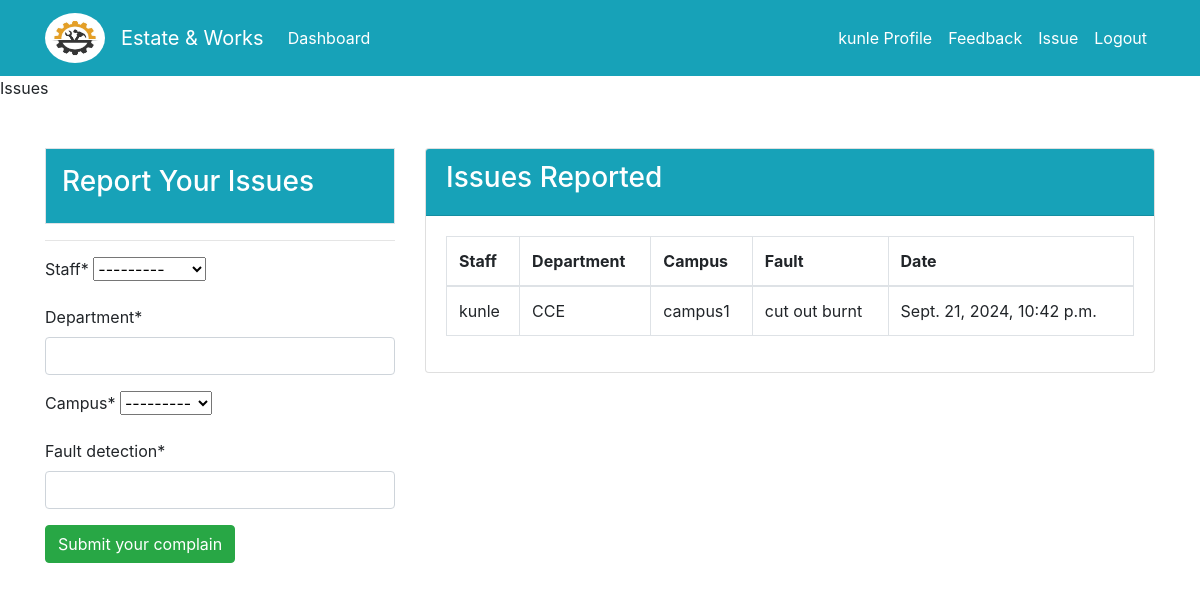
Screenshot of /dashboard/issue (signed in) with the database file from the repository.
### dashboard/models.py (models this page shows)
class Issue(models.Model):
        staff = models.ForeignKey(User, on_delete=models.CASCADE, null=True)
        department = models.CharField(max_length=100)
        campus = models.CharField(max_length=10, choices=CAMPUSES, null=True)
        fault_detection = models.CharField(max_length=100,null=True)
        date_reported = models.DateTimeField(auto_now_add=True, editable=False)

### dashboard/views.py (the view)
# urls.py: path('dashboard/issue', views.issuePage, name='dashboard-issue'),
@login_required(login_url='user-login')
def issuePage(request):
    items = Issue.objects.all() #object relational model
    if request.method == 'POST':
        form = IssueForm(request.POST)
        if form.is_valid:
            form.save()
            return redirect('dashboard-index')
    else:
        form = IssueForm()
    context = {
        'items': items,
        'form': form,
    }
    return render(request, "dashboard_template/issue.html", context)

### dashboard/forms.py
class IssueForm(forms.ModelForm):
    class Meta:
        model = Issue
        fields = ['staff', 'department', 'campus', 'fault_detection']

### templates/dashboard_template/issue.html
{% include "partials/navitems.html" %} {% block title %} Issues {% endblock %}
{% load crispy_forms_tags %} {% block content %}
<div class="container">
  <div class="row mt-5">
    <div class="col-md-4">
      <div class="border p-3 text-white bg-info">
        <h3>Report Your Issues</h3>
      </div>
      <hr />
      <form method="post">
        {% csrf_token %} {{ form|crispy }}
        <input
          type="submit"
          value="Submit your complain"
          class="btn btn-success"
        />
      </form>
    </div>
    <div class="col">
      <div class="card">
        <div class="card-header bg-info text-white">
          <h3>Issues Reported</h3>
        </div>
        <div class="card-body">
          <table class="table table-bordered">
            <thead>
              <tr>
                <th scope="row">Staff</th>
                <th scope="row">Department</th>
                <th scope="row">Campus</th>
                <th scope="row">Fault</th>
                <th scope="row">Date</th>
              </tr>
            </thead>
            <tbody>
              {% for item in items %} {% if item.staff == user %}
              <tr>
                <td>{{item.staff}}</td>
                <td>{{item.department}}</td>
                <td>{{item.campus}}</td>
                <td>{{item.fault_detection}}</td>
                <td>{{item.date_reported}}</td>
              </tr>
              {% endif %} {% endfor %}
            </tbody>
          </table>
        </div>
      </div>
    </div>
  </div>
</div>
{% endblock %}

### templates/partials/nav.html (shortened to what this page needs)
{% load static %}
<nav class="navbar navbar-expand-lg navbar-info bg-info">
  <div class="container">
    <img
      src="{% static 'image/helmet5.jpeg' %}"
      alt=""
      class="navbar-brand"
      style="height: 60px; width: 60px; border-radius: 50%"
    />
    <a class="navbar-brand text-white" href="{% url 'dashboard-index' %}"
      >Estate & Works</a
    >
    {% if user.is_authenticated %}
    <div class="collapse navbar-collapse" id="navbarSupportedContent">
      <ul class="navbar-nav mr-auto">
        <li class="nav-item active">
          <a class="nav-link text-white" href="{% url 'dashboard-index' %}"
            >Dashboard <span class="sr-only">(current)</span></a
          >
        </li>
      </ul>
      <ul class="navbar-nav ml-auto">
        <li class="nav-item active">
          <a class="nav-link text-white" href="{% url 'user-profile' %}">
            {{user.username}} Profile <span class="sr-only">(current)</span></a
          >
        </li>
        <li class="nav-item active">
          <a class="nav-link text-white" href="{% url 'dashboard-feedback' %}">
            Feedback <span class="sr-only">(current)</span></a
          >
        </li>
        <li class="nav-item active">
          <a class="nav-link text-white" href="{% url 'dashboard-issue' %}">
            Issue <span class="sr-only">(current)</span></a
          >
        </li>
        <li class="nav-item">
          <form method="post" action="{% url 'user-logout' %}">
            <button
              type="submit"
              class="nav-link text-white"
              style="background: none; border: none; cursor: pointer"
            >
              Logout
            </button>
          </form>
        </li>
      </ul>
      {% endif %}
    </div>
  </div>
</nav>

### rows the page displays
Issue: staff "kunle", department "CCE", campus "campus1", fault_detection "cut out burnt", date_reported "Sept. 21, 2024, 10:42 p.m."

### other values shown
{{ user.username }} "kunle"
